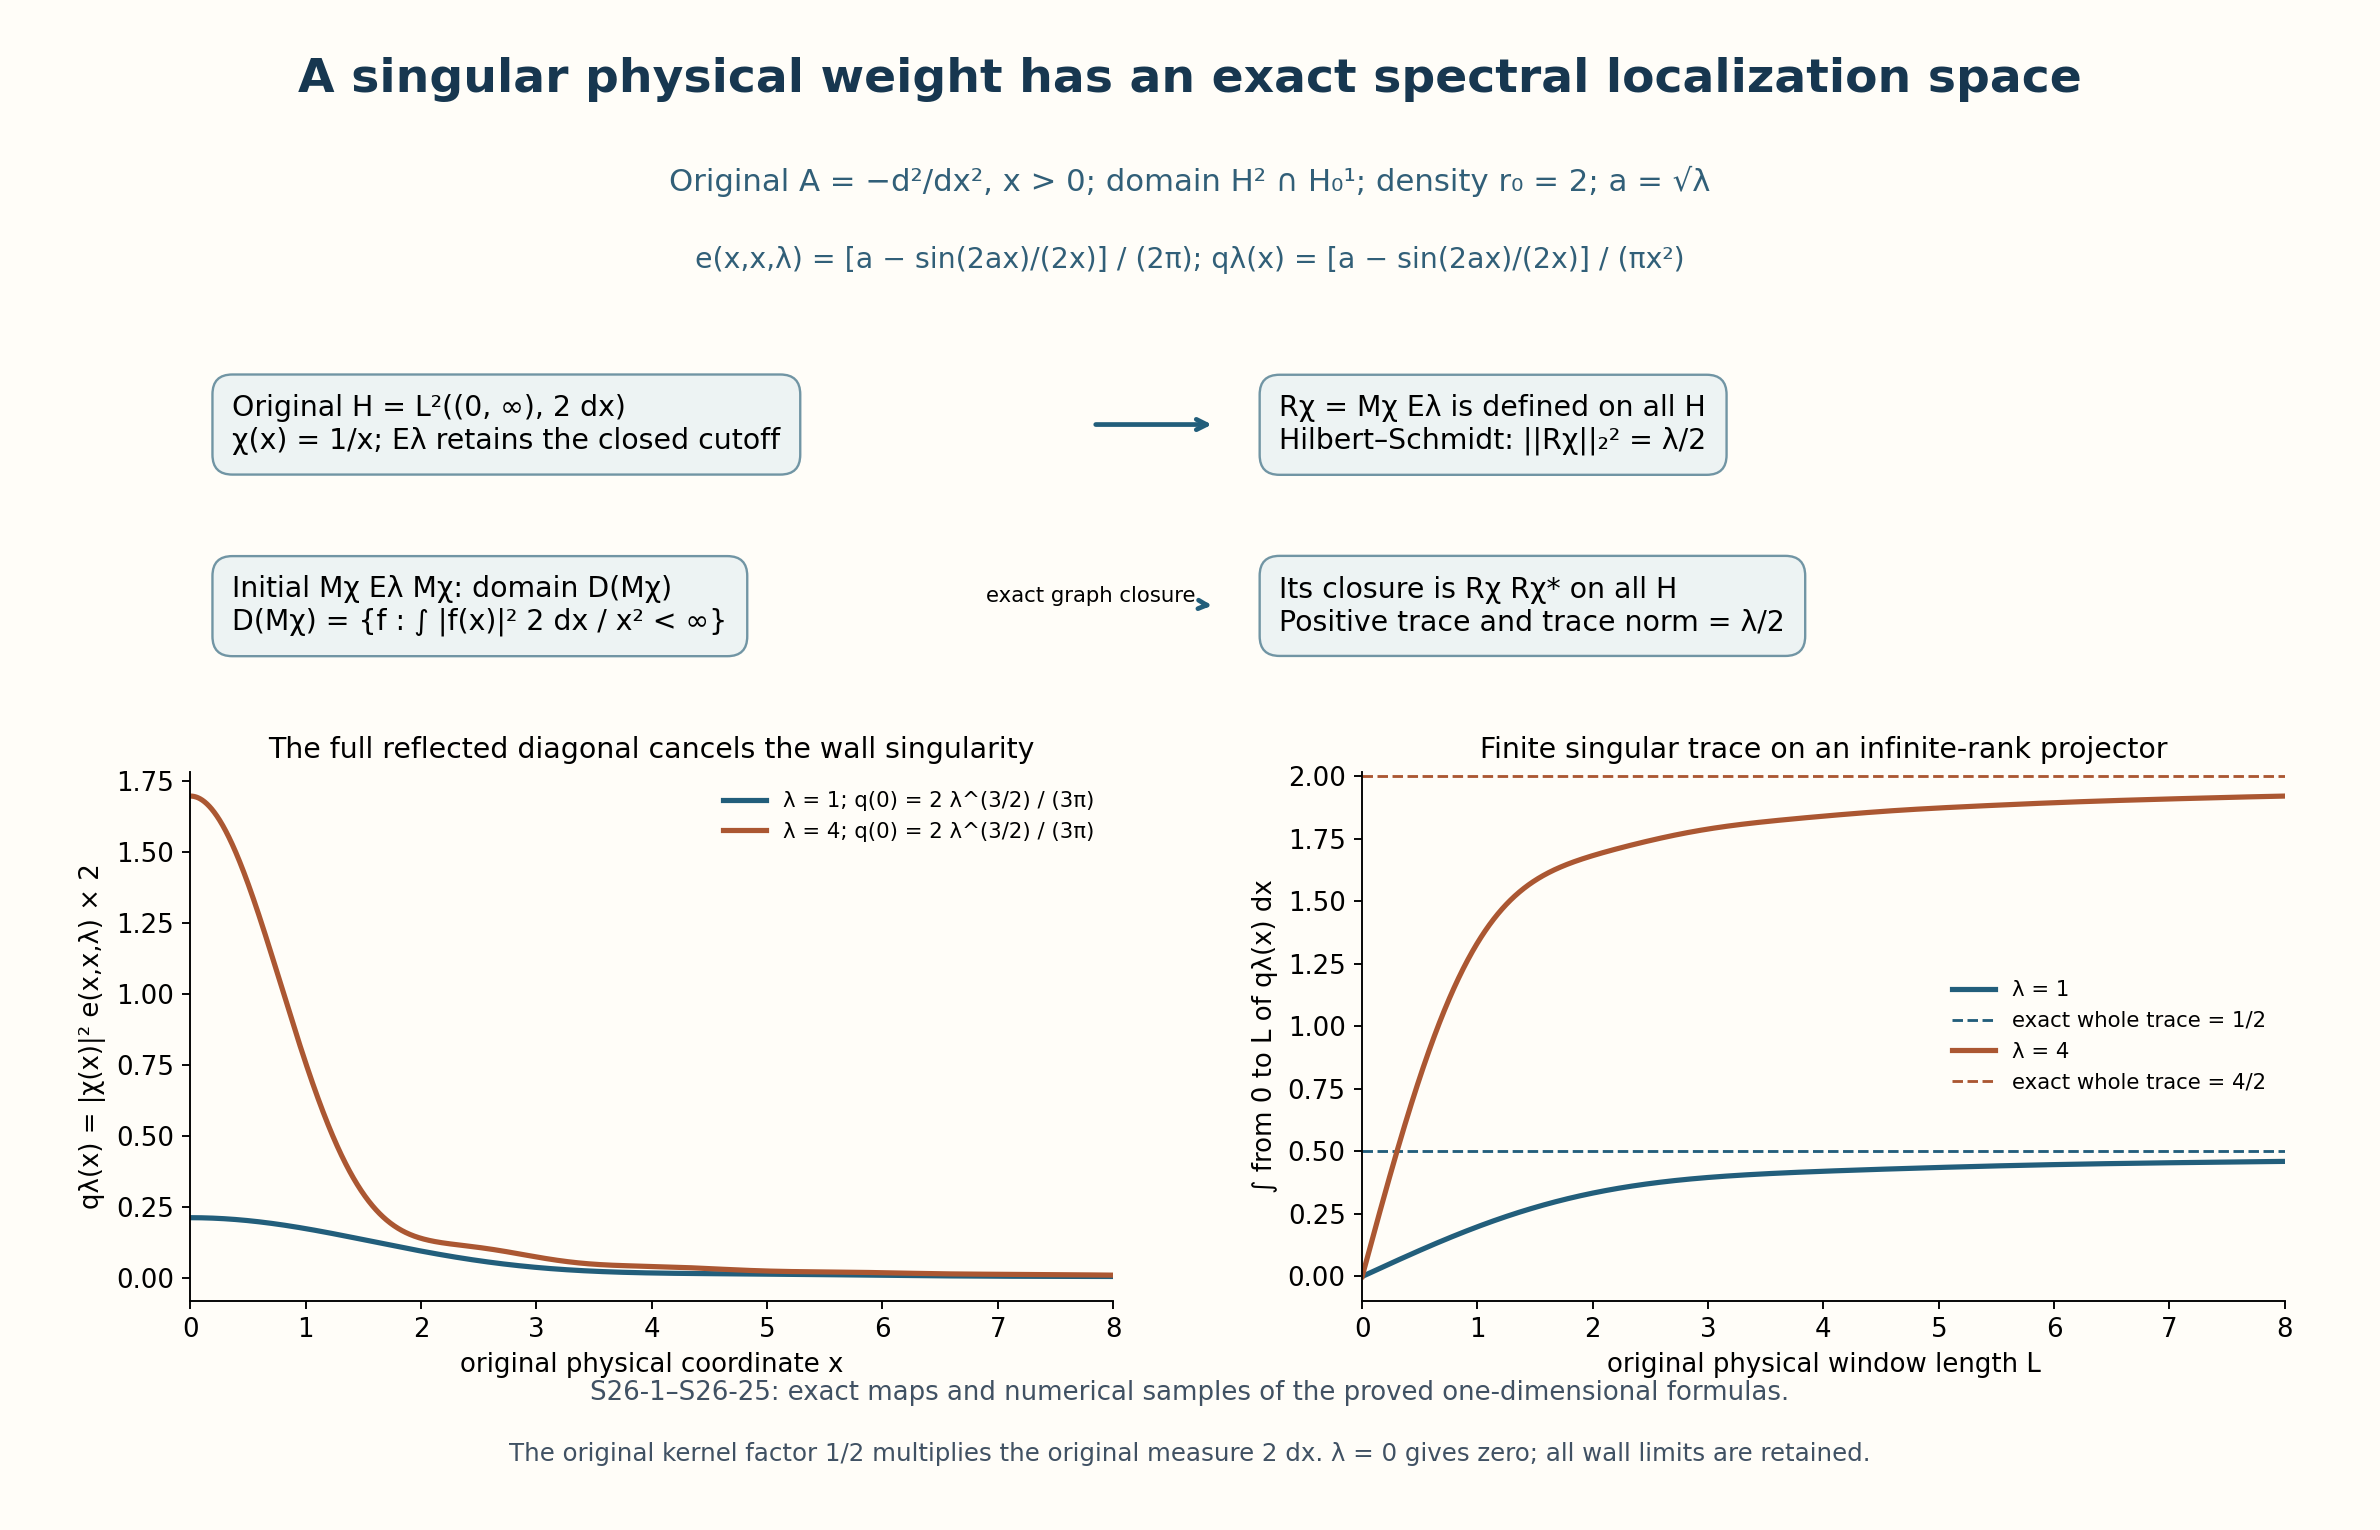

Python code for this plot:
"""Numerical sections of the fully proved S26-19--S26-25, with actual domains."""
from pathlib import Path
import math
import argparse
import numpy as np
from scipy.special import sici
import matplotlib
matplotlib.use('Agg')
import matplotlib.pyplot as plt
T=Path(__file__).resolve().parent
parser=argparse.ArgumentParser(description='Render the exact S26 singular localization figure.')
parser.add_argument('--output-dir',type=Path,default=T)
args=parser.parse_args()
out=args.output_dir.resolve();out.mkdir(parents=True,exist_ok=True)
plt.rcParams.update({'text.usetex':False,'font.family':'DejaVu Sans','font.size':11,
                     'svg.hashsalt':'AN03-U026-S26-264'})
def density(x,cutoff):
    x=np.asarray(x,dtype=float);a=math.sqrt(cutoff);t=2*a*x
    if a==0:return np.zeros_like(x)
    f=np.zeros_like(t);small=np.abs(t)<.02
    for k in range(1,9):f[small]+=(-1)**(k+1)*t[small]**(2*k-2)/math.factorial(2*k+1)
    f[~small]=(1-np.sinc(t[~small]/np.pi))/t[~small]**2
    return 4*a**3*f/np.pi
def window(length,cutoff):
    length=np.asarray(length,dtype=float);a=math.sqrt(cutoff);t=2*a*length
    if a==0:return np.zeros_like(length)
    val=np.zeros_like(t);small=np.abs(t)<.02
    for k in range(1,9):val[small]+=(-1)**(k+1)*t[small]**(2*k-1)/(math.factorial(2*k+1)*(2*k-1))
    u=t[~small]
    val[~small]=sici(u)[0]/2+(np.cos(u)-2)/(2*u)+np.sin(u)/(2*u**2)
    return 2*a*a*val/np.pi
fig=plt.figure(figsize=(14,9),facecolor='#fffdf8')
gs=fig.add_gridspec(2,2,left=.08,right=.96,bottom=.15,top=.78,hspace=.40,wspace=.27,
                       height_ratios=[.52,1])
maps=fig.add_subplot(gs[0,:]);maps.axis('off')
box={'facecolor':'#edf3f3','edgecolor':'#7195a4','boxstyle':'round,pad=.7'}
maps.text(.02,.68,'Original H = L²((0, ∞), 2 dx)\nχ(x) = 1/x; Eλ retains the closed cutoff',
          va='center',fontsize=12,bbox=box)
maps.text(.52,.68,'Rχ = Mχ Eλ is defined on all H\nHilbert–Schmidt: ||Rχ||₂² = λ/2',
          va='center',fontsize=12,bbox=box)
maps.annotate('',xy=(.49,.68),xytext=(.43,.68),arrowprops={'arrowstyle':'->','lw':2,'color':'#225e7b'})
maps.text(.02,.02,'Initial Mχ Eλ Mχ: domain D(Mχ)\nD(Mχ) = {f : ∫ |f(x)|² 2 dx / x² < ∞}',
          va='center',fontsize=12,bbox=box)
maps.text(.52,.02,'Its closure is Rχ Rχ* on all H\nPositive trace and trace norm = λ/2',
          va='center',fontsize=12,bbox=box)
maps.annotate('exact graph closure',xy=(.49,.02),xytext=(.43,.02),
              arrowprops={'arrowstyle':'->','lw':2,'color':'#225e7b'},fontsize=9,ha='center',va='bottom')
axq=fig.add_subplot(gs[1,0]);axt=fig.add_subplot(gs[1,1]);x=np.linspace(0,8,2401)
for lam,color in [(1,'#225e7b'),(4,'#ab5732')]:
    axq.plot(x,density(x,lam),color=color,lw=2.2,label=f'λ = {lam}; q(0) = 2 λ^(3/2) / (3π)')
    axt.plot(x,window(x,lam),color=color,lw=2.2,label=f'λ = {lam}')
    axt.axhline(lam/2,color=color,lw=1.2,ls='--',label=f'exact whole trace = {lam}/2')
for ax in (axq,axt):
    ax.set_facecolor('#fffdf8');ax.spines[['top','right']].set_visible(False);ax.set_xlim(0,8)
    ax.legend(frameon=False,fontsize=9,loc='best')
axq.set_title('The full reflected diagonal cancels the wall singularity',fontsize=12)
axq.set_xlabel('original physical coordinate x')
axq.set_ylabel('qλ(x) = |χ(x)|² e(x,x,λ) × 2')
axt.set_title('Finite singular trace on an infinite-rank projector',fontsize=12)
axt.set_xlabel('original physical window length L')
axt.set_ylabel('∫ from 0 to L of qλ(x) dx')
fig.text(.5,.94,'A singular physical weight has an exact spectral localization space',ha='center',
         fontsize=20,weight='bold',color='#173750')
fig.text(.5,.875,'Original A = −d²/dx², x > 0; domain H² ∩ H₀¹; density r₀ = 2; a = √λ',
         ha='center',fontsize=13,color='#315f78')
fig.text(.5,.825,'e(x,x,λ) = [a − sin(2ax)/(2x)] / (2π); qλ(x) = [a − sin(2ax)/(2x)] / (πx²)',
         ha='center',fontsize=12,color='#315f78')
fig.text(.5,.085,'S26-1–S26-25: exact maps and numerical samples of the proved one-dimensional formulas.',
         ha='center',fontsize=11,color='#405163')
fig.text(.5,.045,'The original kernel factor 1/2 multiplies the original measure 2 dx. λ = 0 gives zero; all wall limits are retained.',
         ha='center',fontsize=10.4,color='#405163')
for suffix in ('png','svg'):
    meta={'Software':'AN03-U026-S26-264'} if suffix=='png' else {'Date':None}
    fig.savefig(out/f'dirichlet-singular-localization-264.{suffix}',dpi=170,metadata=meta,facecolor=fig.get_facecolor())
plt.close(fig)
print('Rendered the exact singular localization section.')
